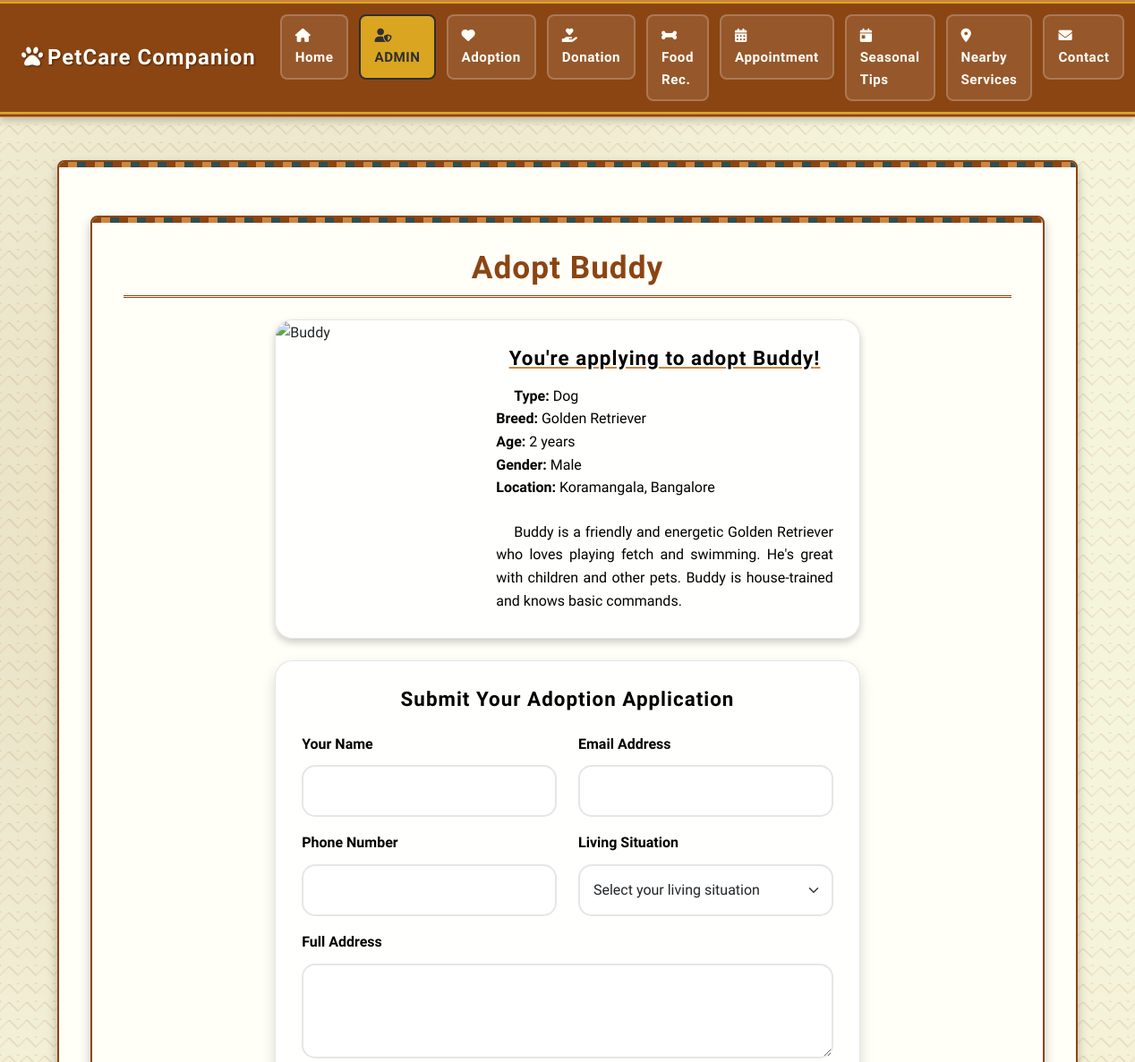
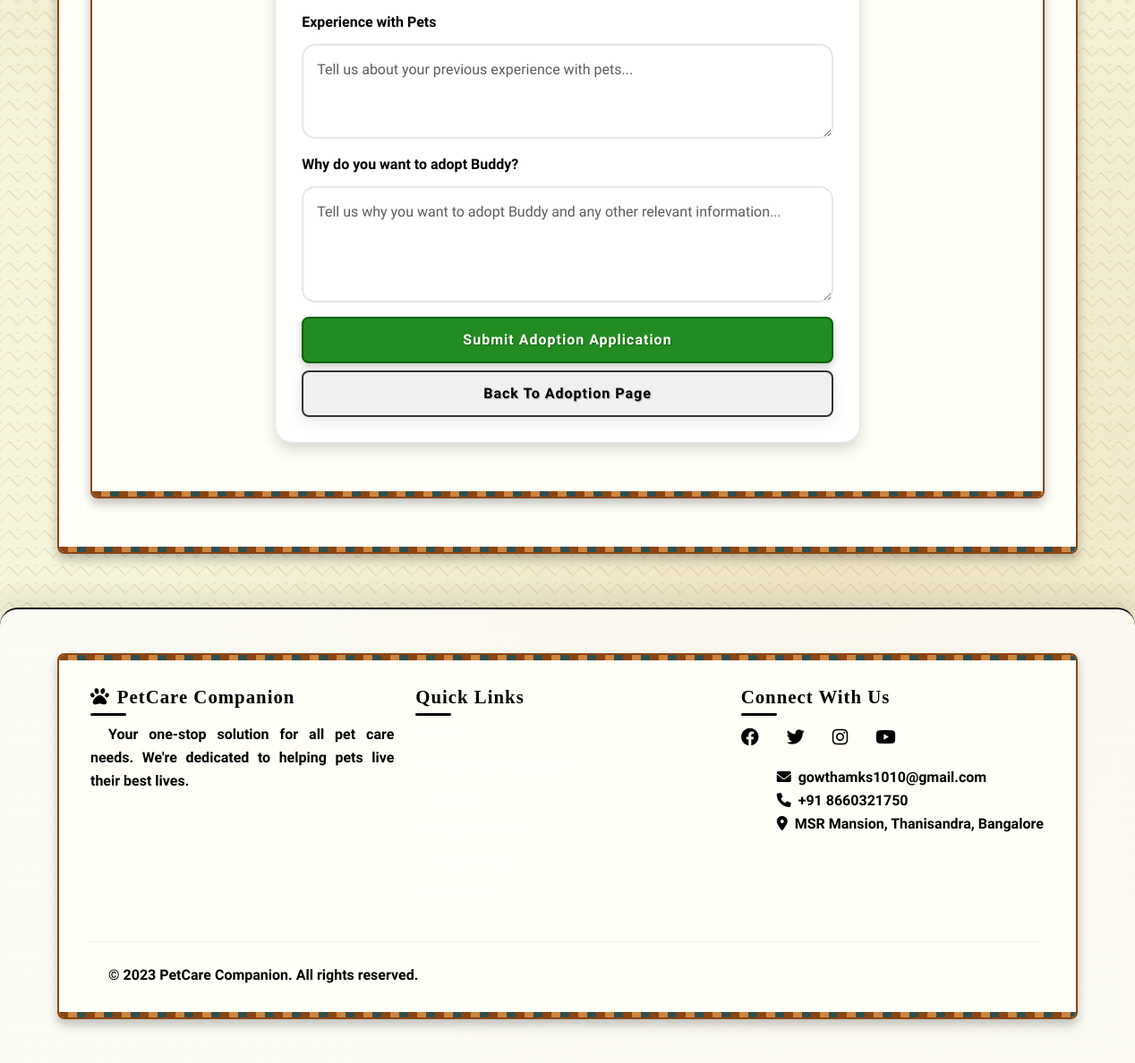
The app's page /adopt/1 with its own data (2 pictures, top to bottom).
### app.py (models this page shows)
class Pet(db.Model):
    __tablename__ = 'pets'
    id = db.Column(db.Integer, primary_key=True)
    name = db.Column(db.String(100), nullable=False)
    type = db.Column(db.String(50), nullable=False)
    breed = db.Column(db.String(100), nullable=False)
    age = db.Column(db.String(50), nullable=False)
    gender = db.Column(db.String(20), nullable=False)
    size = db.Column(db.String(50), nullable=False)
    color = db.Column(db.String(100), nullable=False)
    description = db.Column(db.Text, nullable=False)
    health_status = db.Column(db.String(100), nullable=False)
    vaccination_status = db.Column(db.String(100), nullable=False)
    spayed_neutered = db.Column(db.Boolean, default=False)
    special_needs = db.Column(db.Text)
    adoption_fee = db.Column(db.Integer, nullable=False)
    contact_info = db.Column(db.String(200), nullable=False)
    location = db.Column(db.String(200), nullable=False)
    image = db.Column(db.String(200), default='default_pet.jpg')
    status = db.Column(db.String(50), default='available')  # available, adopted, pending
    date_added = db.Column(db.DateTime, default=datetime.utcnow)
    date_updated = db.Column(db.DateTime, default=datetime.utcnow, onupdate=datetime.utcnow)
    def to_dict(self):
        return {
            'id': self.id,
            'name': self.name,
            'type': self.type,
            'breed': self.breed,
            'age': self.age,
            'gender': self.gender,
            'size': self.size,
            'color': self.color,
            'description': self.description,
            'health_status': self.health_status,
            'vaccination_status': self.vaccination_status,
            'spayed_neutered': self.spayed_neutered,
            'special_needs': self.special_needs,
            'adoption_fee': self.adoption_fee,
            'contact_info': self.contact_info,
            'location': self.location,
            'image': self.image,
            'status': self.status,
            'date_added': self.date_added.strftime('%Y-%m-%d') if self.date_added else None
        }

### app.py (the view, shortened to what this page needs)
@app.route('/adopt/<int:pet_id>', methods=['GET', 'POST'])
def adopt_pet(pet_id):
    pet = Pet.query.get_or_404(pet_id)
    return render_template('adopt_form.html', pet=pet.to_dict())

### templates/adopt_form.html (shortened to what this page needs)
{% extends "base.html" %}
{% block content %}
<div class="container">
    <h1 class="mb-4 text-center">Adopt {{ pet.name }}</h1>
    <div class="row">
        <div class="col-md-8 offset-md-2">
            <div class="card mb-4">
                <div class="row g-0">
                    <div class="col-md-4">
                        <img src="{{ url_for('static', filename='images/pets/' + pet.image) }}"
                             class="img-fluid rounded-start h-100"
                             alt="{{ pet.name }}"
                             onerror="this.src='https://images.unsplash.com/photo-1543466835-00a7907e9de1?ixlib=rb-1.2.1&auto=format&fit=crop&w=500&q=60'">
                    </div>
                    <div class="col-md-8">
                        <div class="card-body">
                            <h3 class="card-title">You're applying to adopt {{ pet.name }}!</h3>
                            <p class="card-text">
                                <strong>Type:</strong> {{ pet.type }}<br>
                                <strong>Breed:</strong> {{ pet.breed }}<br>
                                <strong>Age:</strong> {{ pet.age }}<br>
                                <strong>Gender:</strong> {{ pet.gender }}<br>
                                <strong>Location:</strong> {{ pet.location }}
                            </p>
                            <p class="card-text">{{ pet.description }}</p>
                        </div>
                    </div>
                </div>
            </div>
            <div class="card shadow">
                <div class="card-body">
                    <h5 class="card-title mb-4">Submit Your Adoption Application</h5>
                    <form action="{{ url_for('adopt_pet', pet_id=pet.id) }}" method="POST">
                        <div class="row mb-3">
                            <div class="col-md-6">
                                <label for="applicant_name" class="form-label">Your Name</label>
                                <input type="text" class="form-control" id="applicant_name" name="applicant_name" required>
                            </div>
                            <div class="col-md-6">
                                <label for="email" class="form-label">Email Address</label>
                                <input type="email" class="form-control" id="email" name="email" required>
                            </div>
                        </div>
                        <div class="row mb-3">
                            <div class="col-md-6">
                                <label for="phone" class="form-label">Phone Number</label>
                                <input type="tel" class="form-control" id="phone" name="phone" required>
                            </div>
                            <div class="col-md-6">
                                <label for="living_situation" class="form-label">Living Situation</label>
                                <select class="form-select" id="living_situation" name="living_situation" required>
                                    <option value="">Select your living situation</option>
                                </select>
                            </div>
                        </div>
                        <div class="mb-3">
                            <label for="address" class="form-label">Full Address</label>
                            <textarea class="form-control" id="address" name="address" rows="3" required></textarea>
                        </div>
                        <div class="mb-3">
                            <label for="experience_with_pets" class="form-label">Experience with Pets</label>
                            <textarea class="form-control" id="experience_with_pets" name="experience_with_pets" rows="3"
                                      placeholder="Tell us about your previous experience with pets..."></textarea>
                        </div>
                        <div class="mb-3">
                            <label for="notes" class="form-label">Why do you want to adopt {{ pet.name }}?</label>
                            <textarea class="form-control" id="notes" name="notes" rows="4"
                                      placeholder="Tell us why you want to adopt {{ pet.name }} and any other relevant information..."></textarea>
                        </div>
                        <div class="d-grid gap-2">
                            <button type="submit" class="btn btn-success">Submit Adoption Application</button>
                            <a href="{{ url_for('adoption') }}" class="btn btn-secondary">Back to Adoption Page</a>
                        </div>
                    </form>
                </div>
            </div>
        </div>
    </div>
</div>
{% endblock %}

### records on screen
Pet: name "Buddy", type "Dog", breed "Golden Retriever", age "2 years", gender "Male", location "Koramangala, Bangalore", description "Buddy is a friendly and energetic Golden Retriever who loves playing fetch and swimming. He's great with children and other pets. Buddy is house-trained and knows basic commands.", notes "Tell us why you want to adopt Buddy and any other relevant information..."
